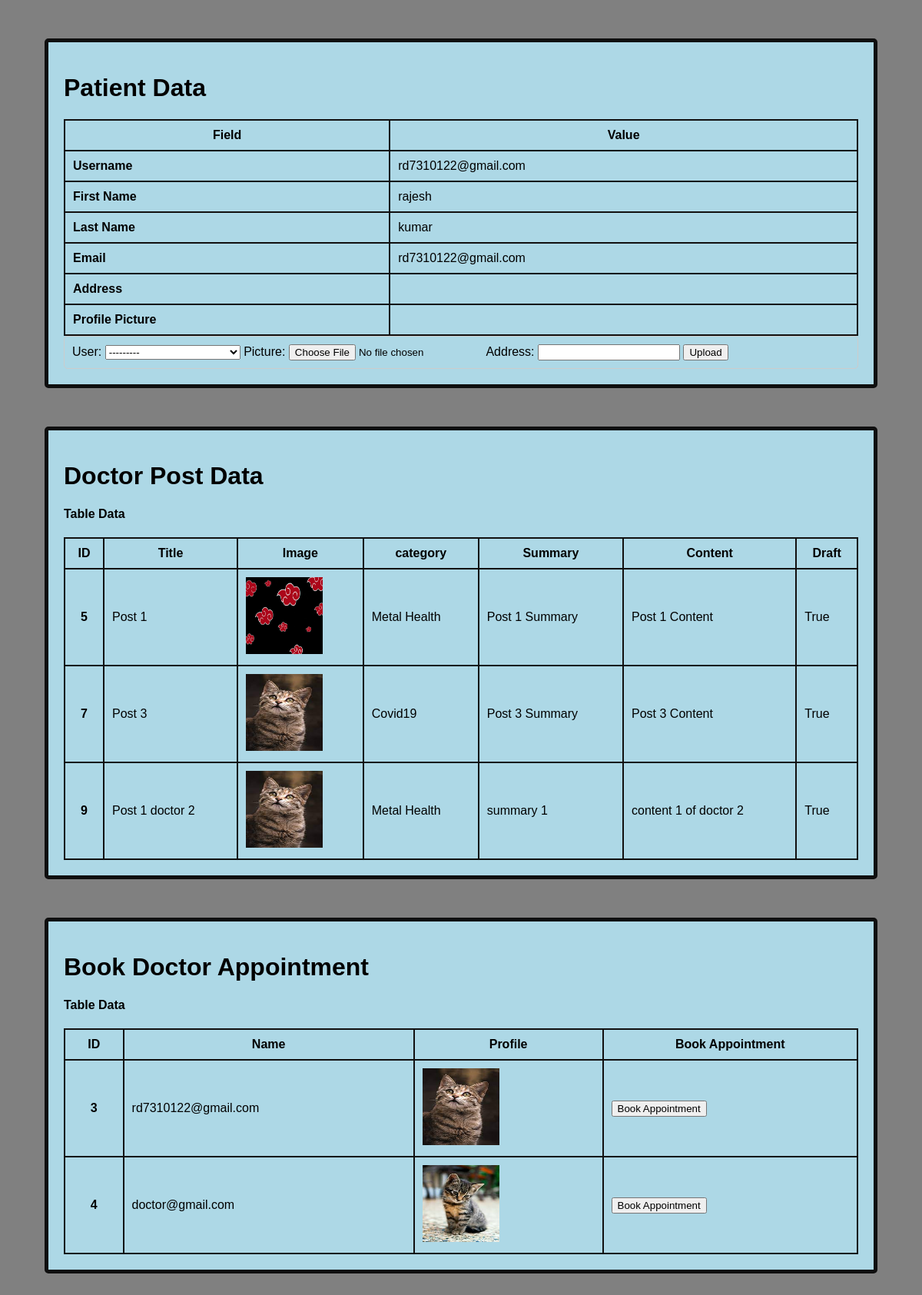
Screenshot of /app/patientprofile/ (signed in) with the database file from the repository.
### app/models.py (models this page shows)
class Doctorpost(models.Model):
    user = models.ForeignKey(User, on_delete=models.CASCADE)
    title=models.CharField(max_length=70)
    image = models.ImageField(upload_to='images/')
    category = models.CharField(choices=blog_categories,max_length=70)
    summary = models.CharField(max_length=70)
    content = models.TextField()
    draft = models.CharField(choices=draft, max_length=50)

class doctor(models.Model):
    user = models.ForeignKey(User, on_delete=models.CASCADE)
    picture = models.ImageField(upload_to='picture/')
    address = models.CharField(max_length=150)

### app/views.py (the view)
# urls.py: path('patientprofile/', views.patientprofile, name="patientprofile"),
def patientprofile(request):
    if request.method == "POST":
        form = ImageForm(request.POST, request.FILES)
        if form.is_valid():
            form.save()
    form = ImageForm()
    log_user = request.user
    patientdata= patient.objects.filter(user=log_user)
    post = Doctorpost.objects.filter(draft='True')
    appointment = doctor.objects.all()
    return render(request,'profile/patient/profilep.html',{'loguser':log_user,'patients':patientdata, 'form':form, 'post':post, 'appoint':appointment})

### app/forms.py
class ImageForm(forms.ModelForm):
    class Meta:
        model = patient
        fields = '__all__'

### app/templates/profile/patient/profilep.html (shortened to what this page needs)
{% load static %}
<!DOCTYPE html>
<html lang="en">
<head>
</head>
<body>
<div class="box">
        <h1>Patient Data</h1>
        <table>
            <tr>
                <th>Field</th>
                <th>Value</th>
            </tr>
            <tr>
                <td><strong>Username</strong></td>
                <td>{{ request.user }}</td>
            </tr>
            <tr>
                <td><strong>First Name</strong></td>
                <td>{{ request.user.first_name }}</td>
            </tr>
            <tr>
                <td><strong>Last Name</strong></td>
                <td>{{ request.user.last_name }}</td>
            </tr>
            <tr>
                <td><strong>Email</strong></td>
                <td>{{ request.user.email }}</td>
            </tr>
            <tr>
                <td><strong>Address</strong></td>
                <td>
                </td>
            </tr>
            <tr>
                <td><strong>Profile Picture</strong></td>
                <td>
                </td>
            </tr>
        </table>
        <form action="" method="POST" enctype="multipart/form-data">
            {{ form }}
            <input type="submit" value="Upload">
        </form>
    </div>
    <div class="box">
        <h1 class="text-center alert alert-info">Doctor Post Data</h1>
        {% if post %}
        <h4>Table Data</h4>
        <table class="table table-hover">
            <thead>
              <tr>
                <th scope="col">ID</th>
                <th scope="col">Title</th>
                <th scope="col">Image</th>
                <th scope="col">category</th>
                <th scope="col">Summary</th>
                <th scope="col">Content</th>
                <th scope="col">Draft</th>
              </tr>
            </thead>
            <tbody>
                {% for st in post %}
                  <tr>
                    <th scope="row">{{ st.id }}</th>
                    <td>{{ st.title }}</td>
                    <td><img src="{{ st.image.url }}" alt="" height="100px" width="100px"></td>
                    <td>{{ st.category }}</td>
                    <td>{{ st.summary }}</td>
                    <td>{{ st.content }}</td>
                    <td>{{ st.draft }}</td>
                  </tr>
                {% endfor %}
            </tbody>
          </table>
        {% else %}
        <h4 class="text-center alert alert-warning">No records</h4>
        {% endif %}
    </div>
        <div class="box">
        <h1 class="text-center alert alert-info">Book Doctor Appointment</h1>
        {% if post %}
        <h4>Table Data</h4>
        <table class="table table-hover">
            <thead>
              <tr>
                <th scope="col">ID</th>
                <th scope="col">Name</th>
                <th scope="col">Profile</th>
                <th scope="col">Book Appointment</th>
              </tr>
            </thead>
            <tbody>
                {% for st in appoint %}
                  <tr>
                    <th scope="row">{{ st.id }}</th>
                    <td>{{ st.user }}</td>
                    <td><img src="{{ st.picture.url }}" alt="" height="100px" width="100px"></td>
                    <td><a href="{% url 'appointment' %}"><button>Book Appointment</button></a></td>
                  </tr>
                {% endfor %}
            </tbody>
          </table>
        {% else %}
        <h4 class="text-center alert alert-warning">No records</h4>
        {% endif %}
    </div>
</body>
</html>

### app/templates/profile/patient/profilep.html (style rules this page uses)
body { font-family: Arial, sans-serif; background-color: gray; }
.box { background-color: lightblue; padding: 20px; border: 5px solid #0f0f0f; border-radius: 5px; margin: 50px; }
.box table { width: 100%; border-collapse: collapse; }
.box table th, .box table td { padding: 10px; border: 2px solid #111010; }
.box form { padding: 10px; border: 1px solid #ccc; border-radius: 5px; }

### rows the page displays
Doctorpost: id "5", title "Post 1", image (picture), category "Metal Health", summary "Post 1 Summary", content "Post 1 Content", draft "True"
Doctorpost: id "7", title "Post 3", image (picture), category "Covid19", summary "Post 3 Summary", content "Post 3 Content", draft "True"
Doctorpost: id "9", title "Post 1 doctor 2", image (picture), category "Metal Health", summary "summary 1", content "content 1 of doctor 2", draft "True"
doctor: id "3", user "rd7310122@gmail.com", picture (picture)
doctor: id "4", user "doctor@gmail.com", picture (picture)

### other values shown
{{ request.user }} "rd7310122@gmail.com"
{{ request.user.first_name }} "rajesh"
{{ request.user.last_name }} "kumar"
{{ request.user.email }} "rd7310122@gmail.com"
